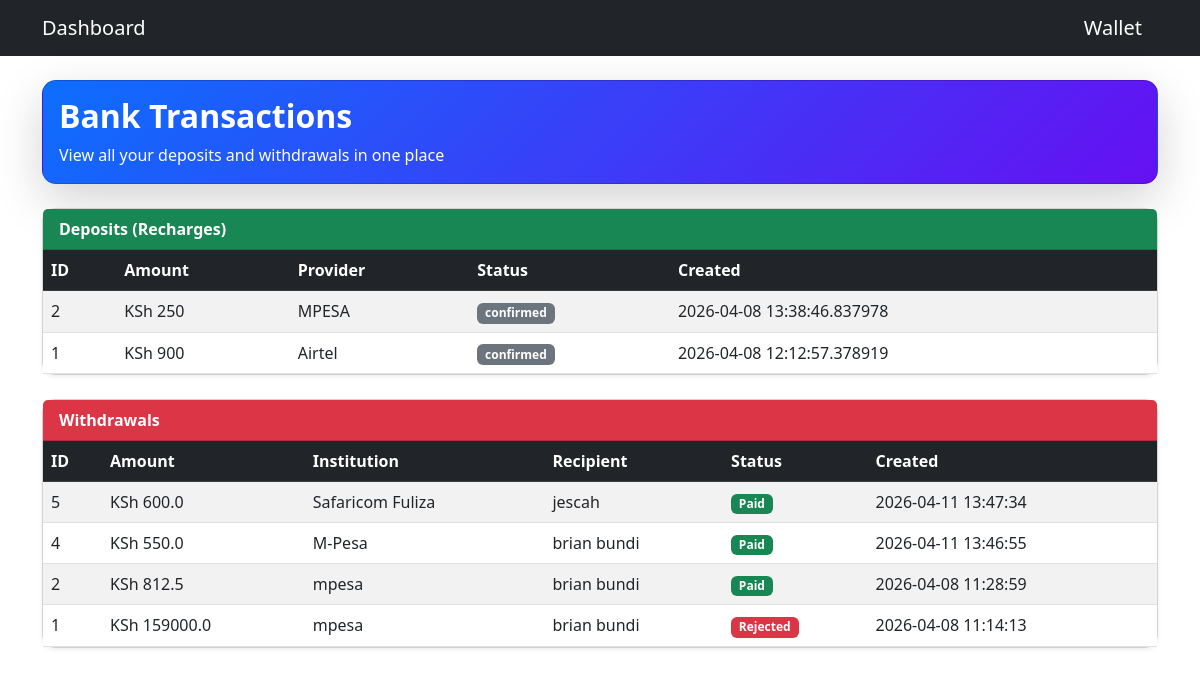
The app's page /bank-history (signed in), older data.
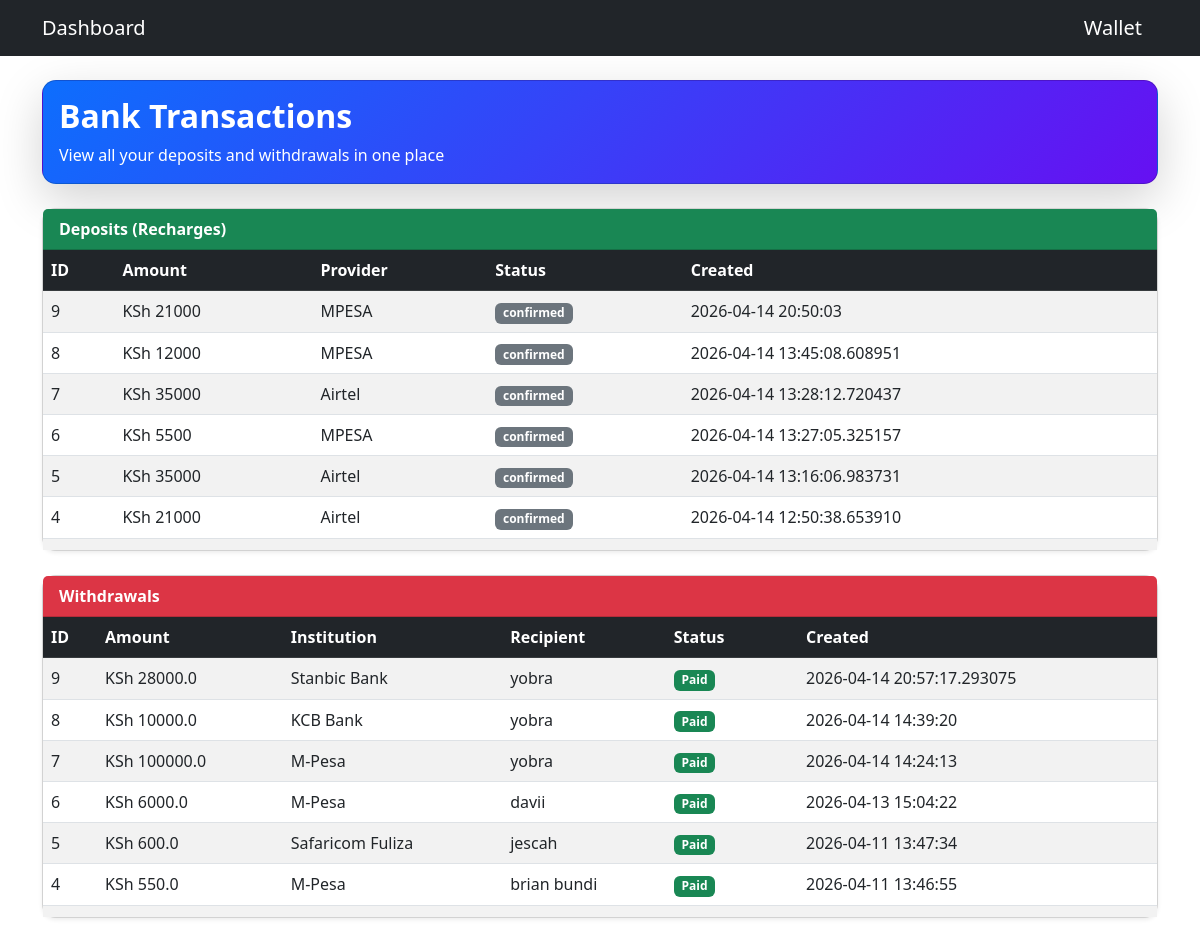
The same page, newer data.
### models.py (models this page shows)
class Recharge(db.Model):
    __tablename__ = "recharges"
    id = db.Column(db.Integer, primary_key=True, autoincrement=True)
    user_id = db.Column(db.Integer, db.ForeignKey("user.id"), nullable=False)
    amount = db.Column(db.Integer, nullable=False)
    provider = db.Column(db.String(50), nullable=False)
    transaction_id = db.Column(db.String(100), nullable=False)
    screenshot_filename = db.Column(db.String(200))
    status = db.Column(db.String(20), default="pending")
    created_at = db.Column(db.DateTime, default=db.func.now())
    user = db.relationship("User", back_populates="recharges")

class Withdrawal(db.Model):
    __tablename__ = "withdrawals"
    id = db.Column(db.Integer, primary_key=True)
    user_id = db.Column(db.Integer, db.ForeignKey("user.id"), nullable=False)
    account_number = db.Column(db.String(100), nullable=False)
    recipient_name = db.Column(db.String(100), nullable=False)
    bank_name = db.Column(db.String(100), nullable=False)
    amount = db.Column(db.Float, nullable=False)
    status = db.Column(db.String(50), default="Pending")
    note = db.Column(db.String(255), nullable=True)  # <-- added to match your view
    created_at = db.Column(db.DateTime, default=db.func.now())
    user = db.relationship("User", back_populates="withdrawals")

### app.py (the view)
@app.route("/bank-history")
@login_required
def bank_history():
    recharges = Recharge.query.filter_by(user_id=current_user.id).order_by(Recharge.created_at.desc()).all()
    withdrawals = Withdrawal.query.filter_by(user_id=current_user.id).order_by(Withdrawal.created_at.desc()).all()
    return render_template("bank_history.html", recharges=recharges, withdrawals=withdrawals)

### app.py (called while the page is built)
@login_manager.user_loader
def load_user(user_id):
    return User.query.get(int(user_id))

### templates/bank_history.html
{% extends "base.html" %}
{% block content %}
<div class="card mb-4 shadow-lg" style="border-radius:14px; background:linear-gradient(135deg,#0d6efd,#6610f2); color:white;">
  <div class="card-body">
    <h2 class="fw-bold">Bank Transactions</h2>
    <p class="mb-0">View all your deposits and withdrawals in one place</p>
  </div>
</div>
<div class="card mb-4 shadow-sm" style="border-radius:14px;">
  <div class="card-header bg-success text-white fw-bold">Deposits (Recharges)</div>
  <div class="card-body p-0">
    <div class="table-responsive" style="max-height:300px;">
      <table class="table table-striped table-hover mb-0">
        <thead class="table-dark">
          <tr>
            <th>ID</th>
            <th>Amount</th>
            <th>Provider</th>
            <th>Status</th>
            <th>Created</th>
          </tr>
        </thead>
        <tbody>
          {% for r in recharges %}
          <tr>
            <td>{{ r.id }}</td>
            <td>KSh {{ r.amount }}</td>
            <td>{{ r.provider }}</td>
            <td>
              {% if r.status == 'paid' %}
                <span class="badge bg-success">Paid</span>
              {% elif r.status == 'pending' %}
                <span class="badge bg-warning text-dark">Pending</span>
              {% elif r.status == 'rejected' %}
                <span class="badge bg-danger">Rejected</span>
              {% else %}
                <span class="badge bg-secondary">{{ r.status }}</span>
              {% endif %}
            </td>
            <td>{{ r.created_at }}</td>
          </tr>
          {% endfor %}
        </tbody>
      </table>
    </div>
  </div>
</div>
<div class="card mb-4 shadow-sm" style="border-radius:14px;">
  <div class="card-header bg-danger text-white fw-bold">Withdrawals</div>
  <div class="card-body p-0">
    <div class="table-responsive" style="max-height:300px;">
      <table class="table table-striped table-hover mb-0">
        <thead class="table-dark">
          <tr>
            <th>ID</th>
            <th>Amount</th>
            <th>Institution</th>
            <th>Recipient</th>
            <th>Status</th>
            <th>Created</th>
          </tr>
        </thead>
        <tbody>
          {% for w in withdrawals %}
          <tr>
            <td>{{ w.id }}</td>
            <td>KSh {{ w.amount }}</td>
            <td>{{ w.bank_name }}</td>
            <td>{{ w.recipient_name }}</td>
            <td>
              {% if w.status == 'Paid' %}
                <span class="badge bg-success">Paid</span>
              {% elif w.status == 'Pending' %}
                <span class="badge bg-warning text-dark">Pending</span>
              {% elif w.status == 'Rejected' %}
                <span class="badge bg-danger">Rejected</span>
              {% else %}
                <span class="badge bg-secondary">{{ w.status }}</span>
              {% endif %}
            </td>
            <td>{{ w.created_at }}</td>
          </tr>
          {% endfor %}
        </tbody>
      </table>
    </div>
  </div>
</div>
{% endblock %}

Row changes from the older to the newer data that the page shows:
no longer on this page (row unchanged): Recharge: id "2", amount "250", provider "MPESA", status "confirmed", created_at "2026-04-08 13:38:46.837978"
no longer on this page (row unchanged): Recharge: id "1", amount "900", provider "Airtel", status "confirmed", created_at "2026-04-08 12:12:57.378919"
no longer on this page (row unchanged): Withdrawal: id "2", amount "812.5", bank_name "mpesa", recipient_name "brian bundi", status "Paid", created_at "2026-04-08 11:28:59"
no longer on this page (row unchanged): Withdrawal: id "1", amount "159000.0", bank_name "mpesa", recipient_name "brian bundi", status "Rejected", created_at "2026-04-08 11:14:13"
added Recharge: id "9", amount "21000", provider "MPESA", status "confirmed", created_at "2026-04-14 20:50:03"
added Recharge: id "8", amount "12000", provider "MPESA", status "confirmed", created_at "2026-04-14 13:45:08.608951"
added Recharge: id "7", amount "35000", provider "Airtel", status "confirmed", created_at "2026-04-14 13:28:12.720437"
added Recharge: id "6", amount "5500", provider "MPESA", status "confirmed", created_at "2026-04-14 13:27:05.325157"
added Recharge: id "5", amount "35000", provider "Airtel", status "confirmed", created_at "2026-04-14 13:16:06.983731"
added Recharge: id "4", amount "21000", provider "Airtel", status "confirmed", created_at "2026-04-14 12:50:38.653910"
added Withdrawal: id "9", amount "28000.0", bank_name "Stanbic Bank", recipient_name "yobra", status "Paid", created_at "2026-04-14 20:57:17.293075"
added Withdrawal: id "8", amount "10000.0", bank_name "KCB Bank", recipient_name "yobra", status "Paid", created_at "2026-04-14 14:39:20"
added Withdrawal: id "7", amount "100000.0", bank_name "M-Pesa", recipient_name "yobra", status "Paid", created_at "2026-04-14 14:24:13"
added Withdrawal: id "6", amount "6000.0", bank_name "M-Pesa", recipient_name "davii", status "Paid", created_at "2026-04-13 15:04:22"
